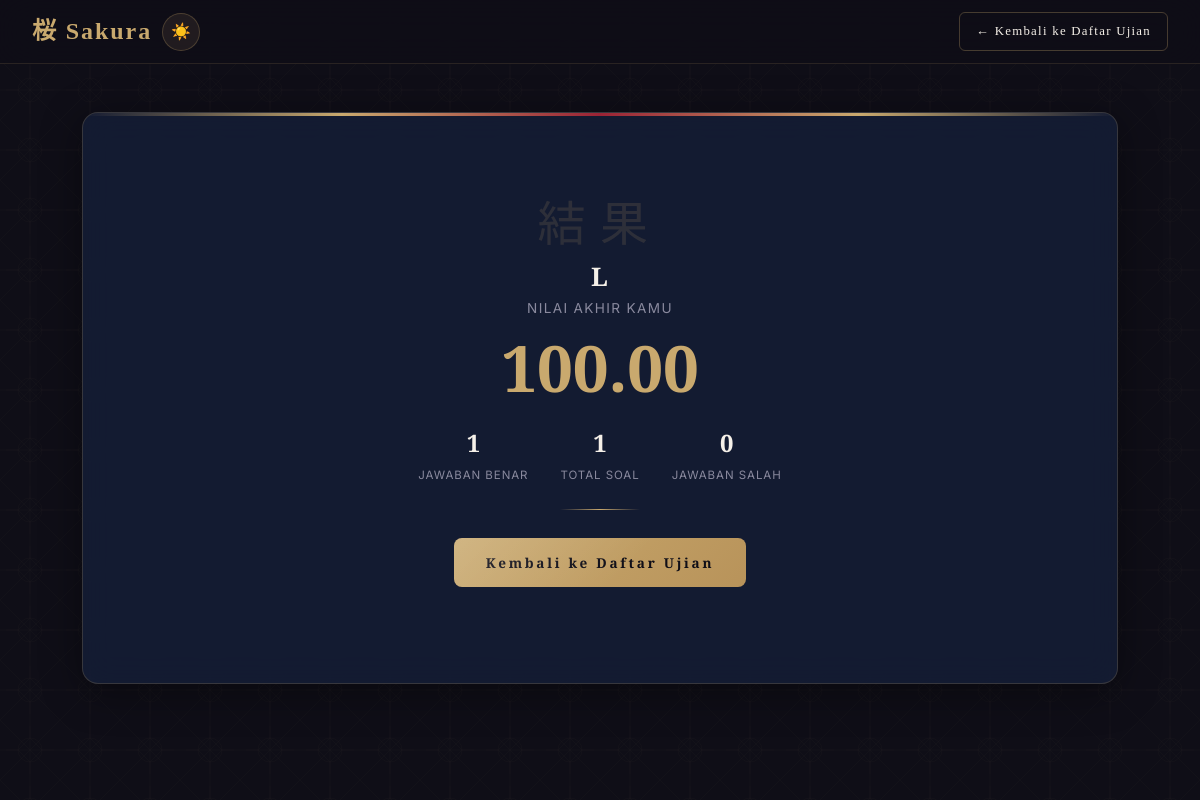
Screenshot of /ujian_kerjakan.php?exam_id=10 (signed in) with the database file from the repository.
### tables this page shows
CREATE TABLE `exam_attempts` (
  `id` int UNSIGNED NOT NULL,
  `exam_id` int UNSIGNED NOT NULL,
  `user_id` int UNSIGNED NOT NULL,
  `started_at` timestamp NULL DEFAULT NULL,
  `ends_at` timestamp NULL DEFAULT NULL,
  `finished_at` timestamp NULL DEFAULT NULL,
  `score` decimal(5,2) DEFAULT NULL,
  `total_correct` int UNSIGNED DEFAULT NULL,
  `total_questions` int UNSIGNED DEFAULT NULL,
  `status` enum('not_started','in_progress','finished') NOT NULL DEFAULT 'not_started'
);

CREATE TABLE `exams` (
  `id` int UNSIGNED NOT NULL,
  `title` varchar(150) NOT NULL,
  `description` text,
  `token` varchar(50) NOT NULL,
  `token_expires_at` datetime DEFAULT NULL COMMENT 'Batas waktu token bisa dipakai untuk memulai ujian (NULL = tidak ada batas)',
  `duration_minutes` int UNSIGNED NOT NULL DEFAULT '30',
  `status` enum('draft','published','closed') NOT NULL DEFAULT 'draft',
  `created_by` int UNSIGNED NOT NULL,
  `created_at` timestamp NULL DEFAULT CURRENT_TIMESTAMP,
  `updated_at` timestamp NULL DEFAULT CURRENT_TIMESTAMP ON UPDATE CURRENT_TIMESTAMP
);

### ujian_kerjakan.php (the view, shortened to what this page needs)
<?php
$user = getCurrentUser();
$examId = (int)($_GET['exam_id'] ?? 0);
$db = getDB();
$stmt = $db->prepare("SELECT a.*, e.title, e.description, e.duration_minutes, e.status as exam_status FROM exam_attempts a JOIN exams e ON e.id = a.exam_id WHERE a.exam_id = ? AND a.user_id = ?");
$stmt->execute([$examId, $user['id']]);
$attempt = $stmt->fetch();
$isFinished = $attempt['status'] === 'finished';
?>
<!DOCTYPE html>
<html lang="id">
<head>
  <link rel="stylesheet" href="css/style.css">
</head>
<body class="dashboard-page <?= $isFinished ? '' : 'exam-active' ?>">
  <div class="asanoha-bg"></div>
  <?php if ($isFinished): ?>
    <header class="topbar">
      <div class="topbar-brand">桜 Sakura</div>
      <button class="theme-toggle" onclick="toggleTheme()" title="Mode Terang">☀️</button>
      <div class="topbar-right">
        <a href="ujian.php" class="nav-link">← Kembali ke Daftar Ujian</a>
      </div>
    </header>
    <main class="dashboard-main">
      <div class="profile-card fade-up">
        <div class="result-card">
          <span class="welcome-kanji" style="display:block; margin-bottom:8px;">結果</span>
          <h1 class="welcome-title"><?= htmlspecialchars($attempt['title']) ?></h1>
          <div class="result-score-label">Nilai Akhir Kamu</div>
          <div class="result-score"><?= htmlspecialchars((string)$attempt['score']) ?></div>
          <div class="result-stats">
            <div class="result-stat-item">
              <div class="result-stat-number"><?= (int)$attempt['total_correct'] ?></div>
              <div class="result-stat-label">Jawaban Benar</div>
            </div>
            <div class="result-stat-item">
              <div class="result-stat-number"><?= (int)$attempt['total_questions'] ?></div>
              <div class="result-stat-label">Total Soal</div>
            </div>
            <div class="result-stat-item">
              <div class="result-stat-number"><?= (int)$attempt['total_questions'] - (int)$attempt['total_correct'] ?></div>
              <div class="result-stat-label">Jawaban Salah</div>
            </div>
          </div>
          <div class="section-divider"></div>
          <a href="ujian.php" class="btn-primary" style="display:inline-block; width:auto; padding:14px 32px; text-decoration:none; margin-top:8px;">Kembali ke Daftar Ujian</a>
        </div>
      </div>
    </main>
  <?php endif; ?>
</body>
</html>

### css/style.css (style rules this page uses)
:root { --navy: #0f0e17; --navy-mid: #1a1a2e; --navy-soft: #16213e; --cream: #f5f0e8; --cream-soft: #ede8de; --gold: #c9a96e; --gold-light: #e8d5a3; --torii: #9b2335; --torii-soft: #c0392b; --bamboo: #4a7c59; --ink: #2c2c3e; --mist: #8a8a9e; --white: #ffffff; --shadow-soft: 0 4px 30px rgba(0,0,0,0.3); --shadow-card: 0 8px 40px rgba(0,0,0,0.4); --radius: 16px; --radius-sm: 8px; --transition: 0.3s cubic-bezier(0.4, 0, 0.2, 1); }
.theme-toggle { width: 38px; height: 38px; border-radius: 50%; background: rgba(201,169,110,0.1); border: 1px solid rgba(201,169,110,0.25); color: var(--gold); font-size: 1rem; cursor: pointer; display: flex; align-items: center; justify-content: center; transition: var(--transition); flex-shrink: 0; }
*, *::before, *::after { box-sizing: border-box; margin: 0; padding: 0; }
html { scroll-behavior: smooth; }
body { font-family: 'Inter', 'Noto Serif JP', sans-serif; background-color: var(--navy); color: var(--cream); min-height: 100vh; overflow-x: hidden; line-height: 1.6; }
.asanoha-bg { position: fixed; inset: 0; z-index: 0; pointer-events: none; }
.btn-primary { width: 100%; padding: 14px; background: linear-gradient(135deg, var(--gold) 0%, #b8935a 100%); color: var(--navy); border: none; border-radius: var(--radius-sm); font-family: 'Cinzel', serif; font-size: 0.85rem; font-weight: 700; letter-spacing: 0.2em; cursor: pointer; transition: var(--transition); margin-top: 8px; position: relative; overflow: hidden; }
.btn-primary::after { content: ''; position: absolute; inset: 0; background: linear-gradient(135deg, rgba(255,255,255,0.15) 0%, transparent 60%); }
.dashboard-page { min-height: 100vh; display: flex; flex-direction: column; position: relative; }
.topbar { position: sticky; top: 0; z-index: 250; background: rgba(15,14,23,0.85); backdrop-filter: blur(20px); border-bottom: 1px solid rgba(201,169,110,0.15); padding: 0 32px; min-height: 64px; display: flex; align-items: center; justify-content: space-between; flex-wrap: wrap; gap: 10px; row-gap: 8px; }
.topbar-brand { font-family: 'Noto Serif JP', serif; font-size: 1.5rem; color: var(--gold); letter-spacing: 0.08em; font-weight: 700; }
.topbar-right { display: flex; align-items: center; gap: 16px; flex-wrap: wrap; justify-content: flex-end; flex: 1; }
.dashboard-main { flex: 1; padding: 48px 32px; max-width: 1100px; margin: 0 auto; width: 100%; position: relative; z-index: 1; }
.welcome-kanji { font-family: 'Noto Serif JP', serif; font-size: 3rem; color: rgba(201,169,110,0.15); letter-spacing: 0.3em; display: block; line-height: 1; margin-bottom: -16px; }
.welcome-title { font-family: 'Cinzel', serif; font-size: 1.6rem; font-weight: 600; color: var(--cream); letter-spacing: 0.05em; }
.section-divider { width: 80px; height: 1px; background: linear-gradient(90deg, transparent, var(--gold), transparent); margin: 20px auto; }
.profile-card { background: rgba(22, 33, 62, 0.7); backdrop-filter: blur(16px); border: 1px solid rgba(201,169,110,0.2); border-radius: var(--radius); padding: 40px; position: relative; overflow: hidden; box-shadow: var(--shadow-card); }
.profile-card::before { content: ''; position: absolute; top: 0; left: 0; right: 0; height: 3px; background: linear-gradient(90deg, transparent, var(--gold), var(--torii), var(--gold), transparent); }
.fade-up { animation: fadeUp 0.6s ease forwards; }
.nav-link { padding: 8px 16px; background: transparent; border: 1px solid rgba(201,169,110,0.3); border-radius: 6px; color: var(--cream); font-size: 0.8rem; letter-spacing: 0.1em; font-family: 'Cinzel', serif; cursor: pointer; text-decoration: none; transition: var(--transition); display: inline-flex; align-items: center; gap: 6px; }
.result-card { text-align: center; padding: 48px 32px; }
.result-score { font-family: 'Cinzel', serif; font-size: 4rem; font-weight: 700; color: var(--gold); line-height: 1; margin: 16px 0; }
.result-score-label { color: var(--mist); font-size: 0.85rem; letter-spacing: 0.1em; text-transform: uppercase; }
.result-stats { display: flex; justify-content: center; gap: 32px; margin: 24px 0; flex-wrap: wrap; }
.result-stat-item { text-align: center; }
.result-stat-number { font-family: 'Cinzel', serif; font-size: 1.5rem; color: var(--cream); font-weight: 700; }
.result-stat-label { font-size: 0.72rem; color: var(--mist); text-transform: uppercase; letter-spacing: 0.08em; margin-top: 4px; }

### rows the page displays
exam_attempts: exam.title "L", score "100.00", total_correct "1", total_questions "1", (int)$attempt['total_questions'] - (int)$attempt['total_correct'] "0"
